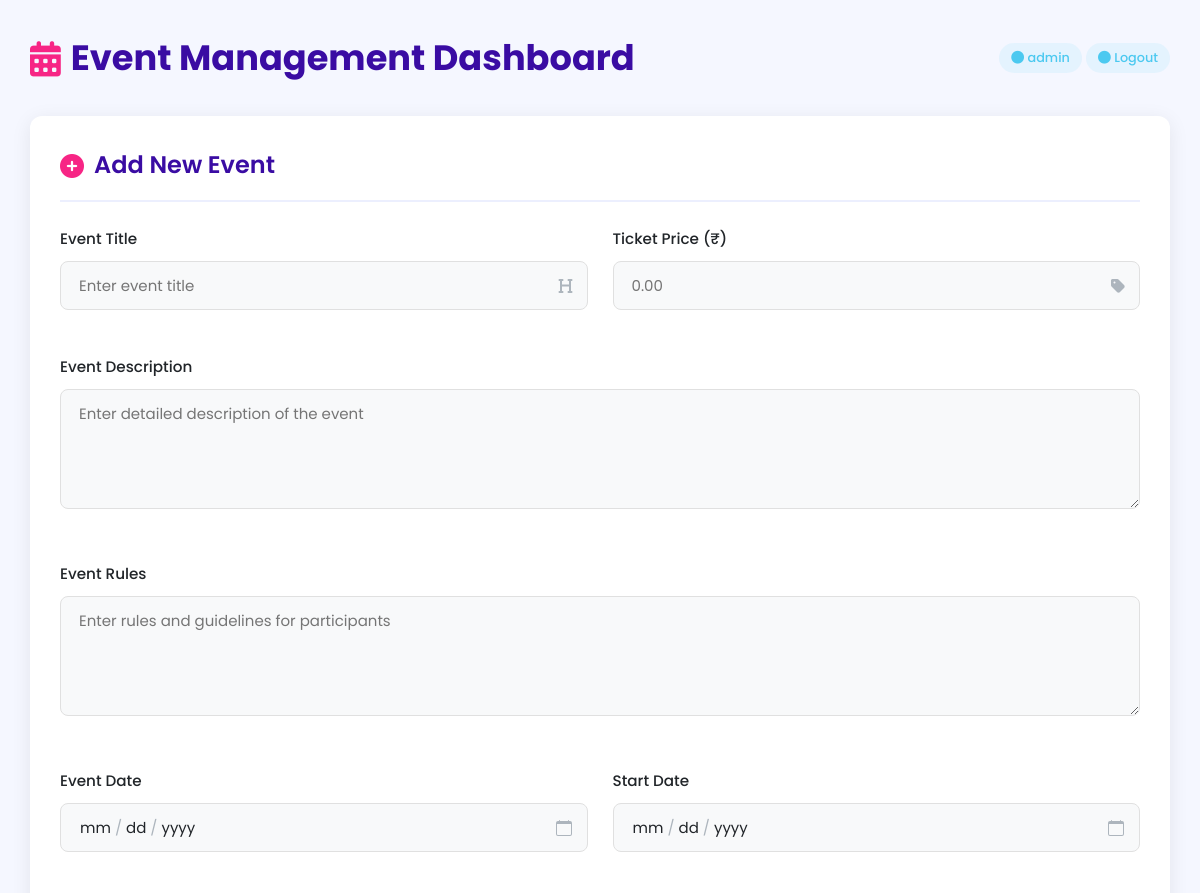
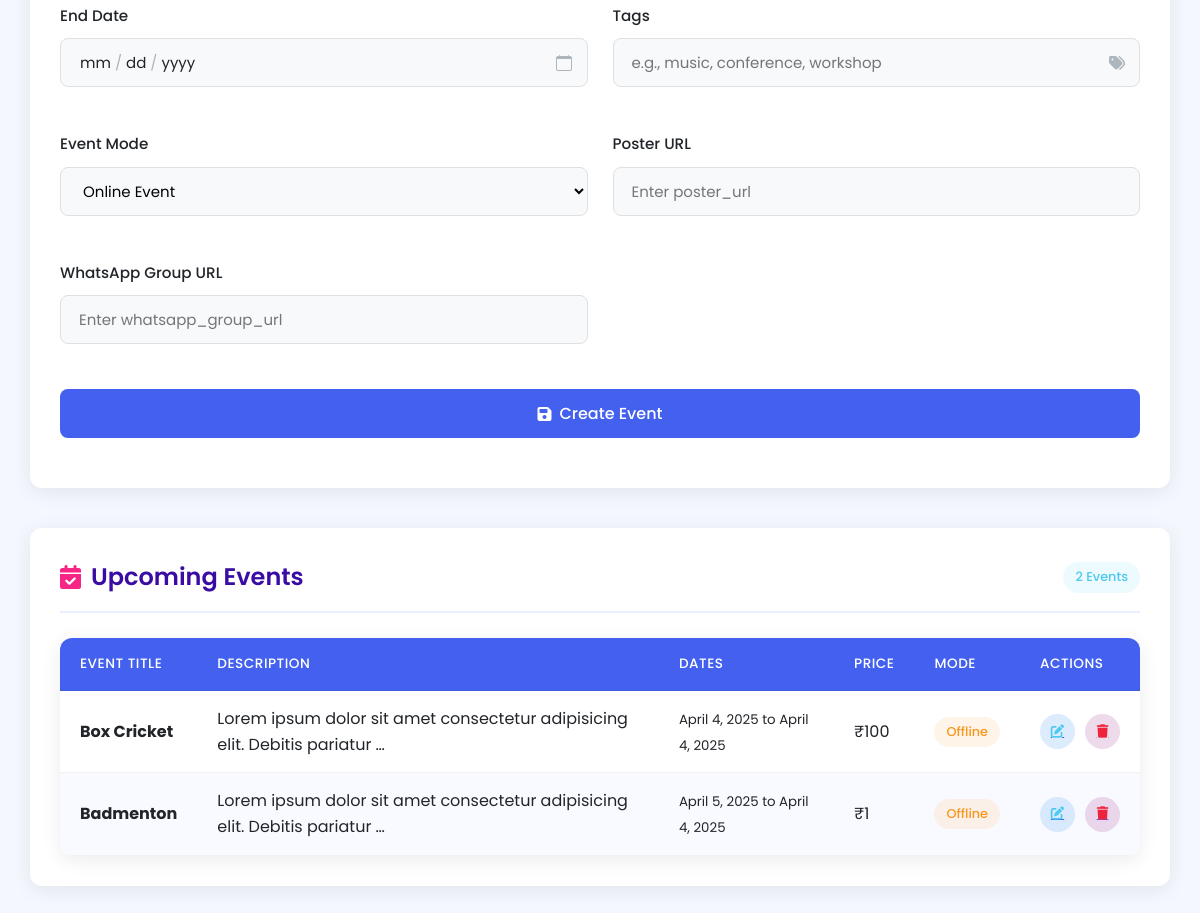
The page /dashboard/ (signed in) on the database its author committed (2 pictures, top to bottom).
### dashboard/models.py (models this page shows, shortened)
class Events(models.Model):
    title = models.CharField(max_length=200)
    content = models.TextField(null=True,blank=True)
    rules = models.TextField(null=True,blank=True)
    event_date =  models.DateField(null=True,blank=True)
    from_date = models.DateField(null=True,blank=True)
    to_date = models.DateField(null=True,blank=True)
    tags = models.CharField(max_length=200,null=True,blank=True)
    price = models.IntegerField(null=True,blank=True)
    mode = models.CharField(max_length=200,null=True,blank=True)
    poster_url = models.URLField(max_length=500,null=True,blank=True)
    whatsapp_group_url = models.URLField(max_length=500,null=True,blank=True)

### dashboard/views.py (the view)
# urls.py: path('',dashboard, name='dashboard'),
@login_required(login_url="admin-login")
def dashboard(request):
    events_obj = Events.objects.all()
    return render(request,"dashboard/dashboard.html",{"events_obj":events_obj})

### templates/dashboard/dashboard.html (shortened to what this page needs)
<!DOCTYPE html>
<html lang="en">
<head>
    <link rel="stylesheet" href="https://cdnjs.cloudflare.com/ajax/libs/font-awesome/6.4.0/css/all.min.css">
</head>
<body>
    <div class="container">
        <div class="header">
            <h1><i class="fas fa-calendar-alt"></i> Event Management Dashboard</h1>
            <div class="user-profile">
                <span class="status-badge status-online"><i class="fas fa-circle"></i> {{ request.user }}</span>
                <a href="{% url 'admin-logout' %}"><span class="status-badge status-online"><i class="fas fa-circle"></i> Logout</span></a>
            </div>
        </div>
        <div class="card">
            <div class="card-header">
                <div class="card-title"><i class="fas fa-plus-circle"></i> Add New Event</div>
            </div>
            <form action="{% url 'add-event' %}" method="post">
                <div class="form-grid">
                    <div class="form-group">
                        <label for="title">Event Title</label>
                        <div class="input-wrapper">
                            <input type="text" name="title" id="title" placeholder="Enter event title">
                            <i class="fas fa-heading input-icon"></i>
                        </div>
                    </div>
                    <div class="form-group">
                        <label for="price">Ticket Price (₹)</label>
                        <div class="input-wrapper">
                            <input type="number" name="price" id="price" placeholder="0.00">
                            <i class="fas fa-tag input-icon"></i>
                        </div>
                    </div>
                    <div class="form-group full-width">
                        <label for="content">Event Description</label>
                        <textarea name="content" id="content" placeholder="Enter detailed description of the event"></textarea>
                    </div>
                    <div class="form-group full-width">
                        <label for="rules">Event Rules</label>
                        <textarea name="rules" id="rules" placeholder="Enter rules and guidelines for participants"></textarea>
                    </div>
                    <div class="form-group">
                        <label for="event_date">Event Date</label>
                        <div class="input-wrapper">
                            <input type="date" name="event_date" id="event_date">
                        </div>
                    </div>
                    <div class="form-group">
                        <label for="from_date">Start Date</label>
                        <div class="input-wrapper">
                            <input type="date" name="from_date" id="from_date">
                        </div>
                    </div>
                    <div class="form-group">
                        <label for="to_date">End Date</label>
                        <div class="input-wrapper">
                            <input type="date" name="to_date" id="to_date">
                        </div>
                    </div>
                    <div class="form-group">
                        <label for="tags">Tags</label>
                        <div class="input-wrapper">
                            <input type="text" name="tags" id="tags" placeholder="e.g., music, conference, workshop">
                            <i class="fas fa-tags input-icon"></i>
                        </div>
                    </div>
                    <div class="form-group">
                        <label for="mode">Event Mode</label>
                        <select name="mode" id="mode">
                            <option value="Online">Online Event</option>
                        </select>
                    </div>
                    <div class="form-group">
                        <label for="poster_url">Poster URL</label>
                        <div class="input-wrapper">
                            <input type="text" name="poster_url" id="poster_url" placeholder="Enter poster_url">
                        </div>
                    </div>
                    <div class="form-group">
                        <label for="whatsapp_group_url">WhatsApp Group URL</label>
                        <div class="input-wrapper">
                            <input type="text" name="whatsapp_group_url" id="whatsapp_group_url" placeholder="Enter whatsapp_group_url">
                        </div>
                    </div>
                    <div class="form-group full-width">
                        <button type="submit" class="btn btn-primary btn-block">
                            <i class="fas fa-save"></i> Create Event
                        </button>
                    </div>
                </div>
            </form>
        </div>
        <div class="card">
            <div class="card-header">
                <div class="card-title"><i class="fas fa-calendar-check"></i> Upcoming Events</div>
                <div class="card-actions">
                    <span class="status-badge status-online">{{ events_obj|length }} Events</span>
                </div>
            </div>
            <div class="table-responsive">
                <table>
                    <thead>
                        <tr>
                            <th>Event Title</th>
                            <th>Description</th>
                            <th>Dates</th>
                            <th>Price</th>
                            <th>Mode</th>
                            <th>Actions</th>
                        </tr>
                    </thead>
                    <tbody>
                        {% for event in events_obj %}
                        <tr>
                            <td><strong>{{ event.title }}</strong></td>
                            <td>{{ event.content|truncatewords:10 }}</td>
                            <td>
                                <small>{{ event.from_date }} to {{ event.to_date }}</small>
                            </td>
                            <td>₹{{ event.price }}</td>
                            <td>
                                <span class="status-badge {% if event.mode == 'Online' %}status-online{% else %}status-offline{% endif %}">
                                    {{ event.mode }}
                                </span>
                            </td>
                            <td>
                                <div class="action-btns">
                                    <a href="{% url 'event-detail-dashboard' event.id %}" class="btn-action view" title="View">
                                    <button class="btn-action edit" title="Edit">
                                        <i class="fas fa-edit"></i>
                                    </button>
                                    </a>
                                    <a href="{% url 'event-detail' event.id %}" class="btn-action view" title="View">
                                    <button class="btn-action delete" title="Delete">
                                        <i class="fas fa-trash"></i>
                                    </button>
                                </a>
                                </div>
                            </td>
                        </tr>
                        {% endfor %}
                    </tbody>
                </table>
            </div>
        </div>
    </div>
</body>
</html>

### templates/dashboard/dashboard.html (style rules this page uses)
:root { --primary-color: #4361ee; --secondary-color: #3a0ca3; --accent-color: #f72585; --light-color: #f8f9fa; --dark-color: #212529; --success-color: #4cc9f0; --warning-color: #f8961e; --danger-color: #ef233c; --gray-color: #adb5bd; --card-shadow: 0 4px 20px rgba(0, 0, 0, 0.08); --transition: all 0.3s ease; }
* { margin: 0; padding: 0; box-sizing: border-box; font-family: 'Poppins', sans-serif; }
body { background-color: #f5f7ff; padding: 30px; color: var(--dark-color); line-height: 1.6; }
.container { max-width: 1400px; margin: 0 auto; }
.header { display: flex; justify-content: space-between; align-items: center; margin-bottom: 30px; }
.header h1 { color: var(--secondary-color); font-size: 2.2rem; font-weight: 700; display: flex; align-items: center; gap: 10px; }
.header h1 i { color: var(--accent-color); }
.card { background-color: white; border-radius: 12px; box-shadow: var(--card-shadow); padding: 30px; margin-bottom: 40px; transition: var(--transition); }
.card-header { display: flex; justify-content: space-between; align-items: center; margin-bottom: 25px; padding-bottom: 15px; border-bottom: 2px solid rgba(67, 97, 238, 0.1); }
.card-title { font-size: 1.5rem; font-weight: 600; color: var(--secondary-color); display: flex; align-items: center; gap: 10px; }
.card-title i { color: var(--accent-color); }
.form-grid { display: grid; grid-template-columns: repeat(2, 1fr); gap: 25px; }
.form-group { margin-bottom: 20px; }
.form-group.full-width { grid-column: span 2; }
label { display: block; margin-bottom: 10px; font-weight: 500; color: var(--dark-color); font-size: 0.95rem; }
.input-wrapper { position: relative; }
input[type="text"], input[type="number"], select, textarea { width: 100%; padding: 12px 18px; border: 1px solid #e0e0e0; border-radius: 8px; font-size: 15px; transition: var(--transition); background-color: var(--light-color); }
input[type="date"] { width: 100%; padding: 12px 18px; border: 1px solid #e0e0e0; border-radius: 8px; font-size: 15px; transition: var(--transition); background-color: var(--light-color); appearance: none; -webkit-appearance: none; -moz-appearance: none; background-repeat: no-repeat; background-position: right 15px center; padding-right: 40px; }
textarea { min-height: 120px; resize: vertical; }
.input-icon { position: absolute; right: 15px; top: 50%; transform: translateY(-50%); color: var(--gray-color); }
.btn { display: inline-flex; align-items: center; justify-content: center; gap: 8px; padding: 12px 24px; border-radius: 8px; font-size: 16px; font-weight: 500; cursor: pointer; transition: var(--transition); border: none; }
.btn-primary { background-color: var(--primary-color); color: white; }
.btn-block { display: flex; width: 100%; }
.table-responsive { overflow-x: auto; border-radius: 12px; box-shadow: var(--card-shadow); }
table { width: 100%; border-collapse: collapse; background-color: white; }
th, td { padding: 15px 20px; text-align: left; border-bottom: 1px solid rgba(0, 0, 0, 0.05); }
th { background-color: var(--primary-color); color: white; font-weight: 500; text-transform: uppercase; font-size: 0.85rem; letter-spacing: 0.5px; }
tr:nth-child(even) { background-color: rgba(67, 97, 238, 0.03); }
.status-badge { display: inline-block; padding: 5px 12px; border-radius: 20px; font-size: 0.8rem; font-weight: 500; }
.status-online { background-color: rgba(76, 201, 240, 0.1); color: var(--success-color); }
.status-offline { background-color: rgba(248, 150, 30, 0.1); color: var(--warning-color); }
.action-btns { display: flex; gap: 10px; }
.btn-action { width: 35px; height: 35px; border-radius: 50%; display: flex; align-items: center; justify-content: center; background-color: rgba(67, 97, 238, 0.1); color: var(--primary-color); transition: var(--transition); border: none; cursor: pointer; }
.btn-action.edit { background-color: rgba(76, 201, 240, 0.1); color: var(--success-color); }
.btn-action.delete { background-color: rgba(239, 35, 60, 0.1); color: var(--danger-color); }

### rows shown on the page
Events: title "Box Cricket", content "Lorem ipsum dolor sit amet consectetur adipisicing elit. Debitis pariatur …", from_date "April 4, 2025", to_date "April 4, 2025", price "100", mode "Offline"
Events: title "Badmenton", content "Lorem ipsum dolor sit amet consectetur adipisicing elit. Debitis pariatur …", from_date "April 5, 2025", to_date "April 4, 2025", price "1", mode "Offline"

### other values the page prints
{{ request.user }} "admin"
{{ events_obj|length }} "2"
